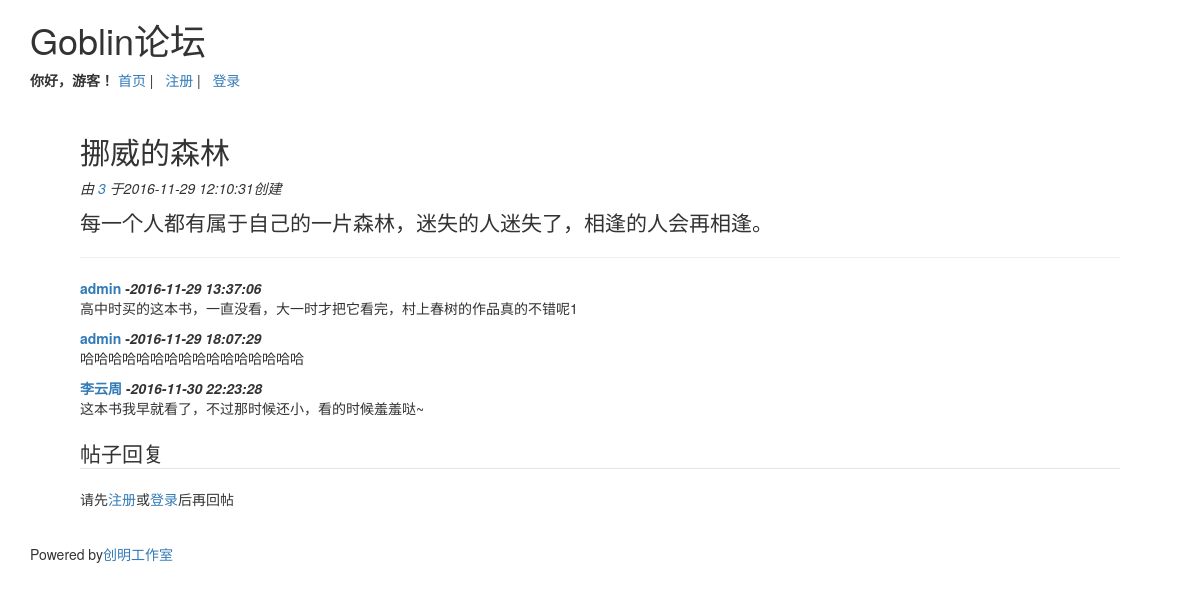
/topic/view_topic.php?id=1, run on the app's committed database.
### tables this page shows
CREATE TABLE `goblin_topic` (
  `id` int(10) NOT NULL AUTO_INCREMENT,
  `topic` varchar(255) NOT NULL,
  `detail` text NOT NULL,
  `name` varchar(32) NOT NULL,
  `email` varchar(100) NOT NULL,
  `datetime` datetime NOT NULL DEFAULT '0000-00-00 00:00:00',
  `view` int(10) NOT NULL DEFAULT '0',
  `reply` int(10) NOT NULL DEFAULT '0',
  `locked` tinyint(1) NOT NULL DEFAULT '0',
  `sticky` tinyint(1) NOT NULL DEFAULT '0',
  PRIMARY KEY (`id`)
);

CREATE TABLE `goblin_reply` (
  `id` int(10) NOT NULL AUTO_INCREMENT,
  `topic_id` int(10) NOT NULL DEFAULT '0',
  `reply_id` int(10) NOT NULL DEFAULT '0',
  `reply_name` varchar(32) NOT NULL,
  `reply_email` varchar(100) NOT NULL,
  `reply_detail` text NOT NULL,
  `reply_datetime` datetime NOT NULL DEFAULT '0000-00-00 00:00:00',
  PRIMARY KEY (`id`),
  KEY `a_id` (`reply_id`)
);

### topic/view_topic.php (the view, shortened to what this page needs)
<?php
$id=$_GET['id'];
$sql="SELECT * FROM goblin_topic WHERE id='$id'";
$result=mysql_query($sql);
$rows=mysql_fetch_array($result);
?>
<?php
include('../config/header.inc.php');
?>
<h2><?php echo $rows['topic']; ?></h2>
<em class="info">
	由<a href="view._profile.php?id=<?php echo $rows['name']; ?>">
		<?php echo $rows['name'];   ?>
	</a>于<?php echo $rows['datetime'];  ?>创建
</em>
<p>
	<?php
	$detail=nl2br(htmlspecialchars($rows['detail']));
	echo "<p class='lead'>".$detail."</p>";
	?>
</p>
<hr size="1">
<dl>
	<?php
	$sql="SELECT * FROM goblin_reply WHERE topic_id='$id'";
	$result=mysql_query($sql);
	$num_rows=mysql_num_rows($result);
	if ($num_rows) {
		while ($rows=mysql_fetch_array($result)) {
			?>
			<dt>
				<a href="profile/view_profile.php?id=<?php echo $rows['reply_name'];   ?>">
					<?php echo $rows['reply_name'];   ?>
				</a>
				-<em><?php echo $rows['reply_datetime'];   ?></em>
			</dt>
			<dd>
				<p>
					<?php
					$reply_detail=nl2br(htmlspecialchars($rows['reply_detail']));
					echo $reply_detail;
					?>
				</p>
			</dd>
			<?php
		}
	}else{
		echo "<p><strong>没有跟帖记录</strong></p>";
	}
	?>
</dl>
<filedset>
	<legend>帖子回复</legend>
	<?php
	if (!$_SESSION['username']) {
		echo '<p>请先<a href="../register/creat_user.php">注册</a>或<a href="../login/login.php">登录</a>后再回帖</p>';
}
?>
<?php
include('../config/footer.inc.php');
?>

### data on the page
goblin_topic: topic "挪威的森林", name "3", datetime "2016-11-29 12:10:31", detail "每一个人都有属于自己的一片森林，迷失的人迷失了，相逢的人会再相逢。"
goblin_reply: reply_name "admin", reply_datetime "2016-11-29 13:37:06", reply_detail "高中时买的这本书，一直没看，大一时才把它看完，村上春树的作品真的不错呢1"
goblin_reply: reply_name "admin", reply_datetime "2016-11-29 18:07:29", reply_detail "哈哈哈哈哈哈哈哈哈哈哈哈哈哈哈哈"
goblin_reply: reply_name "李云周", reply_datetime "2016-11-30 22:23:28", reply_detail "这本书我早就看了，不过那时候还小，看的时候羞羞哒~"
